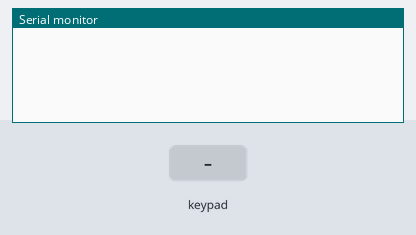
A sketch run on a simulated Arduino Uno, built with avr-gcc and run on an emulated ATmega328P. Shown: the last lines printed to the serial monitor. The inputs (shaded band) are chosen by the test bench.

Above: at 1.2 s.
1.3 s: key '1' pressed
At 2.0 s:
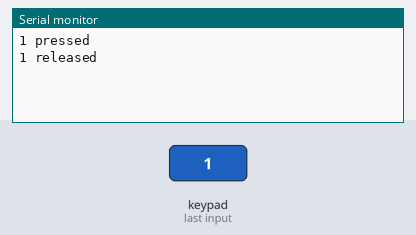
2.9 s: key 'a' pressed
At 4.2 s:
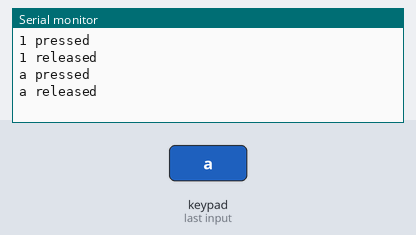
4.5 s: keypad keys 1 2 pressed 0.4 s apart
At 4.63 s:
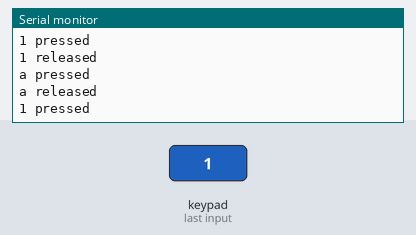
6.8 s: keypad keys 2 5 pressed 0.4 s apart
At 7.8 s:
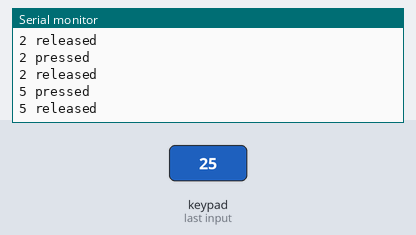
Timing chart, 0 to 9.8 s (numbered marks = the images above; inputs shaded):
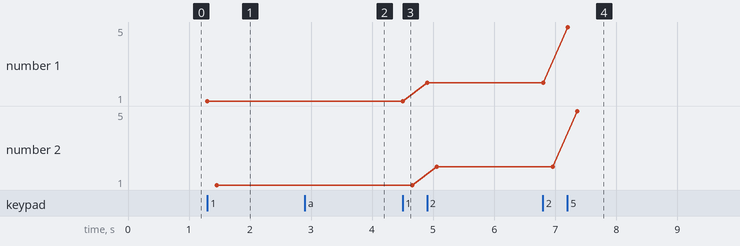

The sketch:

test.ino
```cpp
#include "Adafruit_Keypad.h"

const byte ROWS = 3; // rows
const byte COLS = 10; // columns
//define the symbols on the buttons of the keypads
char keys[ROWS][COLS] = {
  {'1','2','3','4', '5', '6', '7', '8', '9', '0'},
  {'a','a','a','a', 'a', 'a', 'a', 'a', 'a', 'a'},
  {'a','a','a','a', 'a', 'a', 'a', 'a', 'a', 'a'},
};
byte rowPins[ROWS] = {PB5, PD7, PD6 }; //connect to the row pinouts of the keypad
byte colPins[COLS] = {PC0, PC1, PC2, PC3, PC4, PC5, PB1, PB2, PB3, PB4}; //connect to the column pinouts of the keypad

//initialize an instance of class NewKeypad
Adafruit_Keypad customKeypad = Adafruit_Keypad( makeKeymap(keys), rowPins, colPins, ROWS, COLS);

void setup() {
  Serial.begin(9600);
  customKeypad.begin();

}

void loop() {
  // put your main code here, to run repeatedly:
  customKeypad.tick();

  while(customKeypad.available()){
    keypadEvent e = customKeypad.read();
    Serial.print((char)e.bit.KEY);
    if(e.bit.EVENT == KEY_JUST_PRESSED) Serial.println(" pressed");
    else if(e.bit.EVENT == KEY_JUST_RELEASED) Serial.println(" released");
  }

  delay(10);
}
```

Measured:
- after the input at 1.3 s, the serial monitor: prints a new line at once (image 1)
- after the input at 2.9 s, the serial monitor: prints a new line at once (image 2)
- after the input at 4.5 s, the serial monitor: prints a new line at once (image 3)
- after the input at 6.8 s, the serial monitor: prints a new line after 0.40 s (image 4)
- plotted number 1: 1 → 2 after the input at 4.5 s, 2 → 5 after the input at 6.8 s
- plotted number 2: 1 → 2 after the input at 4.5 s, 2 → 5 after the input at 6.8 s
